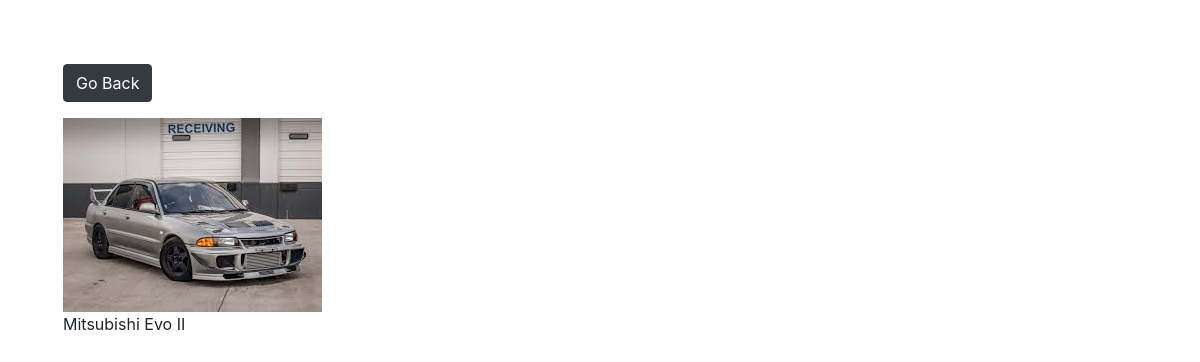
Screenshot of /view/1 with the database file from the repository.
### photos/models.py (models this page shows, shortened)
class Photo(models.Model):
    category = models.ForeignKey(Category, on_delete=models.SET_NULL, null=True, blank=True)
    image = models.ImageField(null=False, blank=False)
    description = models.TextField(max_length = 500, null = False, blank = False)

### photos/views.py (the view)
# urls.py: path('view/<str:pk>', views.viewPhoto, name='view'),
def viewPhoto(request, pk):
    photo = Photo.objects.get(id=pk)
    return render(request, 'photos/photo.html', {'photo':photo})

### templates/photos/photo.html
{% extends 'main.html' %}{% block contents %}
<div class="container">
    <div class="row justify-content-center">
        <div class="col">
            <a class="btn btn-dark my-3" href="{% url 'gallery' %}">Go Back</a>
            <div style="height: 90vh;">
                <img style="max-height: 100%; max-width: 100%;" src="{{photo.image.url}}" alt="">
                <p>{{photo.description}}</p>
            </div>
        </div>
    </div>
</div>
{% endblock contents %}

### rows the page displays
Photo: image (picture), description "Mitsubishi Evo II"
